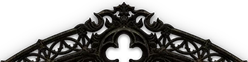
#> input picture images/vy-frame-top.webp, 248 x 62 px
$ python enhance-vy-frames.py
#> lines starting #> are read from the running program, lines starting #| are printed output that depends on the picture
#!/usr/bin/env python3
"""Vylepšenie vy-* rámov: upscale + ostrenie pre ostrejší vzhľad na Retina."""

from pathlib import Path

from PIL import Image, ImageEnhance, ImageFilter

ROOT = Path(__file__).resolve().parents[1] / "images"

# (súbor, scale_factor) — navbar už je veľký, len ostrenie
JOBS = [
    ("vy-frame-top.webp", 3.0),
    ("vy-frame-bottom.webp", 3.0),
    ("vy-panel-bg.webp", 2.0),
    ("vy-dialog-bg.webp", 2.0),
    ("vy-frame.webp", 2.0),
    ("vy-nav-frame.webp", 1.5),
    ("vy-navbar-bg.webp", 1.0),
]


def enhance(path: Path, scale: float) -> None:
#> called with scale = 3
    im = Image.open(path).convert("RGBA")
#> im is the input picture: PIL image 248x62 RGBA; mean R, G, B, A 8.3, 7.2, 5.7, 104.3
    w, h = im.size
#> w = 248; h = 62
    if scale != 1.0:
        nw, nh = max(1, int(w * scale)), max(1, int(h * scale))
#> nw = 744; nh = 186
        im = im.resize((nw, nh), Image.Resampling.LANCZOS)
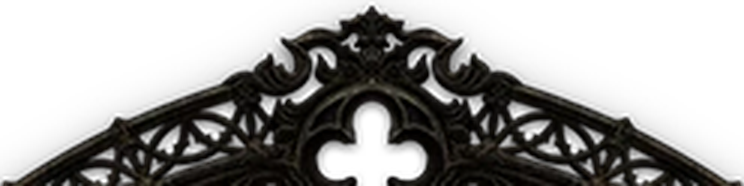
#> im: PIL image 744x186 RGBA; mean R, G, B, A 8.4, 7.4, 5.9, 103.9; transparent parts drawn white
    im = im.filter(ImageFilter.UnsharpMask(radius=1.4, percent=135, threshold=2))
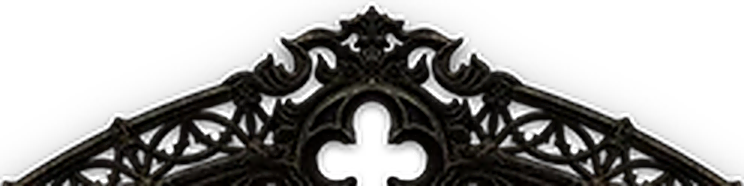
#> im: PIL image 744x186 RGBA; mean R, G, B, A 8.7, 7.8, 6.3, 103.1; transparent parts drawn white
    im = ImageEnhance.Contrast(im).enhance(1.06)
    im = ImageEnhance.Sharpness(im).enhance(1.12)
    im.save(path, "WEBP", quality=93, method=6, lossless=False)
    print(f"  {path.name}: {w}x{h} -> {im.size[0]}x{im.size[1]} (x{scale})")
#|   vy-frame-top.webp: 248x62 -> 744x186 (x3.0)


def main() -> None:
    print("Enhancing vy frame assets…")
    for name, scale in JOBS:
        p = ROOT / name
        if not p.exists():
            raise SystemExit(f"Missing: {p}")
        enhance(p, scale)
#> pass 2 of the loop in main, `for name, scale in JOBS:`:
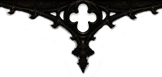
#> input picture images/vy-frame-bottom.webp, 162 x 77 px
#> in enhance, im is the input picture: PIL image 162x77 RGBA; mean R, G, B, A 3.6, 3.1, 2.3, 70.3
#> in enhance (call 2), `im = im.resize((nw, nh), Image.Resampling.LANCZOS)`:
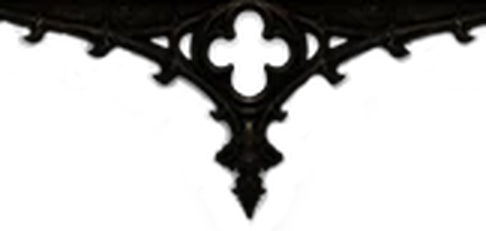
#> im: PIL image 486x231 RGBA; mean R, G, B, A 3.3, 2.9, 2.1, 70.2; transparent parts drawn white
#|   vy-frame-bottom.webp: 162x77 -> 486x231 (x3.0)
    print("Done.")


if __name__ == "__main__":
#> (the run stopped early here; a loop or call above may not have finished)
